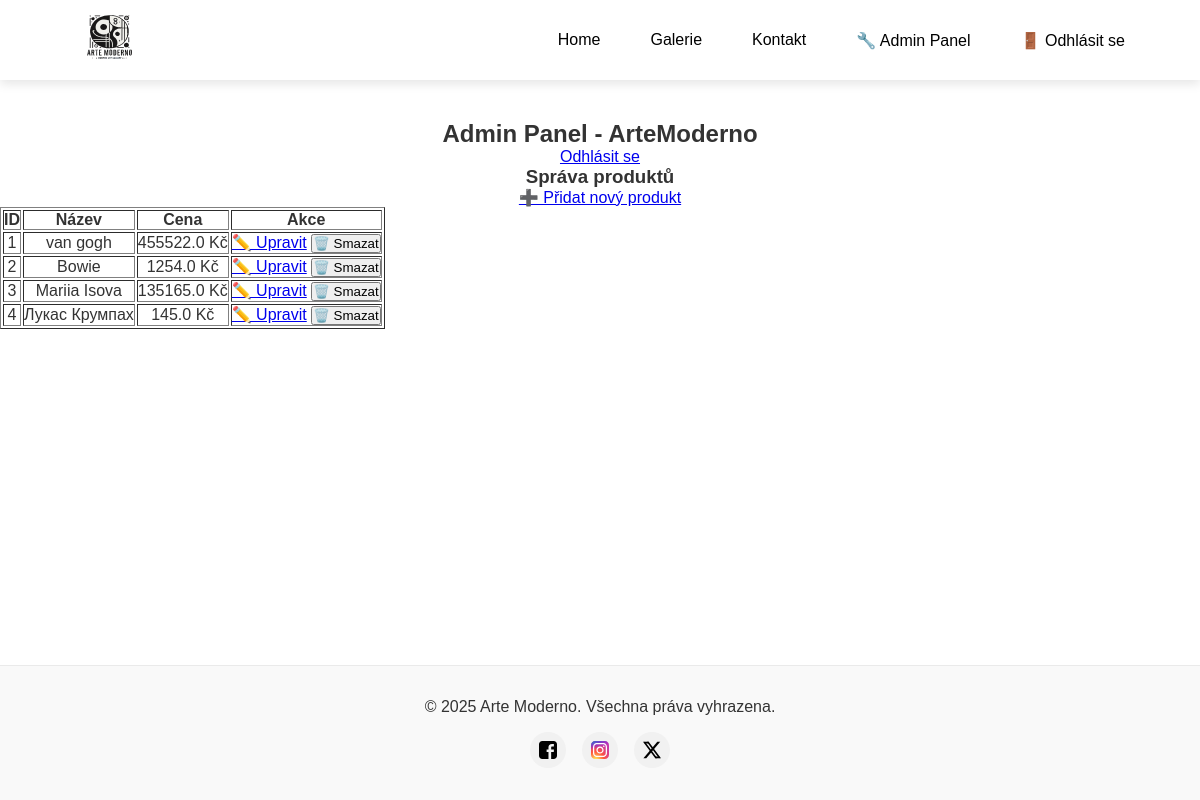
The app's page /admin/dashboard (signed in), older data.
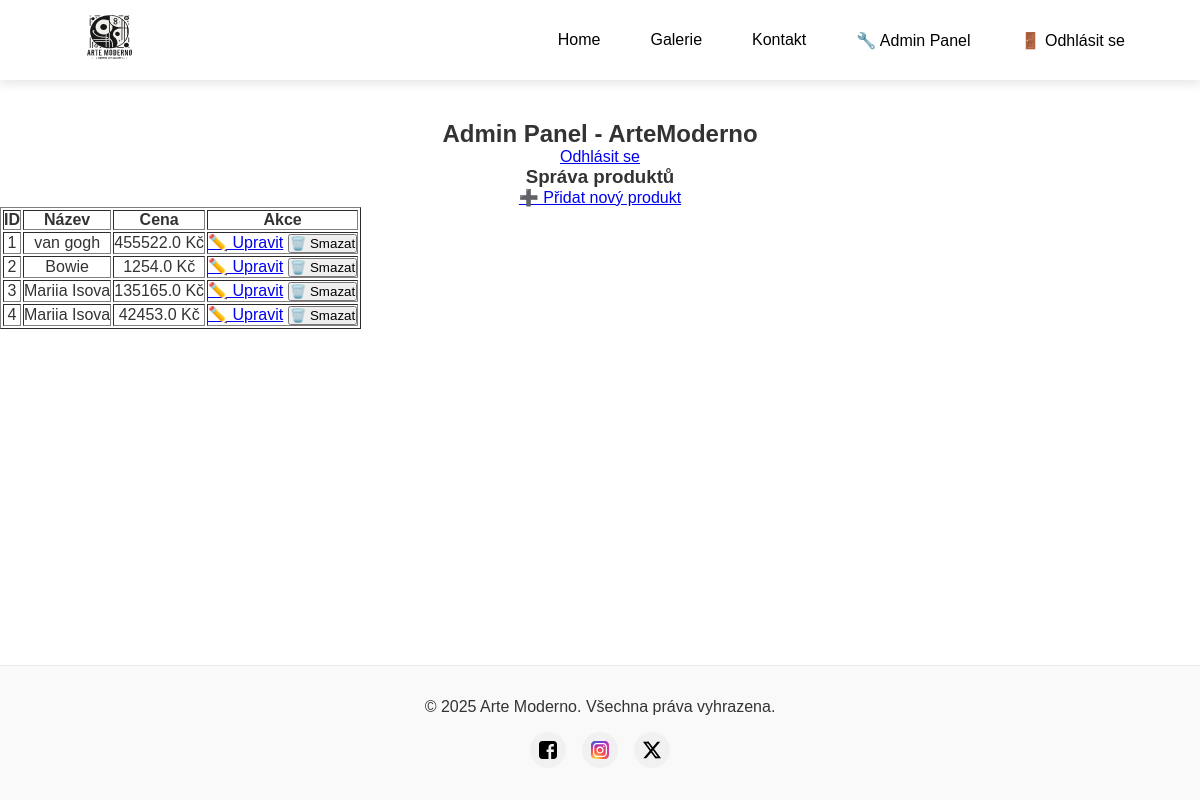
The same page, newer data.
### app/models.py (models this page shows, shortened)
class Product(db.Model):
    id = db.Column(db.Integer, primary_key=True)
    position_id = db.Column(db.Integer, unique=True, nullable=False)
    name = db.Column(db.String(150), nullable=False)
    description = db.Column(db.Text, nullable=True)
    price = db.Column(db.Float, nullable=False)
    image_filename = db.Column(db.String(300), nullable=True)  # Název souboru obrázku
    created_at = db.Column(db.DateTime, default=datetime.utcnow)

### app/views/admin_routes.py (the view)
@admin.route("/dashboard")
@admin_required
def dashboard():
    print(f"DEBUG: Přihlášený uživatel: {current_user.username}, Role: {current_user.role}")
    products = Product.query.all()
    return render_template("admin_dashboard.html", products=products)

### app/__init__.py (called while the page is built)
def create_app():
    app = Flask(__name__)
    app.config.from_object('config.Config')
    db.init_app(app)
    migrate.init_app(app, db)
    mail.init_app(app)
    bcrypt.init_app(app)
    login_manager.init_app(app)
    csrf.init_app(app)  # Aktivace CSRF ochrany
    login_manager.login_view = "views.login"
    login_manager.login_message_category = "info"
    from app.models import User
    @login_manager.user_loader
    def load_user(user_id):
        return User.query.get(int(user_id))
    from app.commands import register_commands
    register_commands(app)
    from app.views.routes import views
    from app.views.admin_routes import admin
    from app.views.cart_routes import cart
    app.register_blueprint(views)
    app.register_blueprint(admin)
    app.register_blueprint(cart)
    return app

### app/views/admin_routes.py (called while the page is built)
def admin_required(f):
    @wraps(f)
    def decorated_function(*args, **kwargs):
        if not current_user.is_authenticated:
            flash("Musíte být přihlášen/a jako administrátor.", "error")
            return redirect(url_for("admin.login"))
        if current_user.role != 'admin':
            flash("Nemáte oprávnění přistupovat k admin panelu.", "error")
            return redirect(url_for("views.home"))
        return f(*args, **kwargs)
    return decorated_function

### app/templates/admin_dashboard.html (shortened to what this page needs)
{% extends "layout.html" %} {% block title %}Admin Panel{% endblock %} {% block
content %}
<h2>Admin Panel - ArteModerno</h2>
<a href="{{ url_for('admin.logout') }}">Odhlásit se</a>
<h3>Správa produktů</h3>
<a href="{{ url_for('admin.add_product') }}">➕ Přidat nový produkt</a>
<table border="1">
  <tr>
    <th>ID</th>
    <th>Název</th>
    <th>Cena</th>
    <th>Akce</th>
  </tr>
  {% for product in products %}
  <tr>
    <td>{{ product.position_id }}</td>
    <td>{{ product.name }}</td>
    <td>{{ product.price }} Kč</td>
    <td>
      <a href="{{ url_for('admin.edit_product', product_id=product.id) }}"
        >✏️ Upravit</a
      >
      <form
        method="POST"
        action="{{ url_for('admin.delete_product', product_id=product.id) }}"
        style="display: inline"
      >
        <button
          type="submit"
          onclick="return confirm('Opravdu chcete smazat tento produkt?')"
        >
          🗑️ Smazat
        </button>
      </form>
    </td>
  </tr>
  {% endfor %}
</table>
{% endblock %}

### app/templates/layout.html (shortened to what this page needs)
<!DOCTYPE html>
<html lang="cs">
  <head>
    <link
      rel="stylesheet"
      href="{{ url_for('static', filename='css/main.css') }}"
    />
  </head>
  <body>
    {% include "navbar.html" %}
    <main class="main-content">{% block content %}{% endblock %}</main>
    <footer class="footer">
      <div class="footer-content">
        <p class="footer-text">© 2025 Arte Moderno. Všechna práva vyhrazena.</p>
        <div class="social-links">
          <a href="#" class="social-link">
            <img
              src="{{ url_for('static', filename='logo/facebook.svg') }}"
              alt="Facebook"
            />
          </a>
          <a href="#" class="social-link">
            <img
              src="{{ url_for('static', filename='logo/skill-icons_instagram.svg') }}"
              alt="Instagram"
            />
          </a>
          <a href="#" class="social-link">
            <img
              src="{{ url_for('static', filename='logo/x.svg') }}"
              alt="Twitter/X"
            />
          </a>
        </div>
      </div>
    </footer>
  </body>
</html>

### app/templates/navbar.html
<nav class="navbar">
  <div class="navbar-logo">
    <a href="{{ url_for('views.home') }}">
      <img
        src="{{ url_for('static', filename='logo/Logo_4_svg.svg') }}"
        alt="ArtModerno Logo"
      />
    </a>
  </div>
  <div class="navbar-links">
    <a href="{{ url_for('views.home') }}" class="nav-link">Home</a>
    <a href="{{ url_for('views.galerie') }}" class="nav-link">Galerie</a>
    <a href="{{ url_for('views.kontakt') }}" class="nav-link">Kontakt</a>
    {% if current_user.is_authenticated %} {% if current_user.role == 'admin' %}
    <a href="{{ url_for('admin.dashboard') }}" class="nav-link"
      >🔧 Admin Panel</a
    >
    {% else %}
    <a href="{{ url_for('cart.view_cart') }}" class="nav-link cart-icon">
      🛒 <span id="cart-count">{{ session.get('cart_item_count', 0) }}</span>
    </a>
    {% endif %}
    <a href="{{ url_for('views.logout') }}" class="nav-link">🚪 Odhlásit se</a>
    {% else %}
    <a href="{{ url_for('views.register') }}" class="nav-link">📝 Registrace</a>
    <a href="{{ url_for('views.login') }}" class="nav-link">🔑 Přihlášení</a>
    {% endif %}
  </div>
</nav>

### app/static/css/main.css (style rules this page uses)
* { margin: 0; padding: 0; box-sizing: border-box; }
body { font-family: "Montserrat", sans-serif; color: #333; background-color: #ffffff; display: flex; flex-direction: column; min-height: 100vh; }
.navbar { display: flex; justify-content: space-between; align-items: center; padding: 1rem 5%; background: rgba(255, 255, 255, 0.8); backdrop-filter: blur(10px); box-shadow: 0 4px 10px rgba(0, 0, 0, 0.1); position: fixed; width: 100%; top: 0; z-index: 1000; height: 80px; }
.navbar-logo img { height: 60px; transition: transform 0.3s ease; }
.navbar-links { display: flex; gap: 20px; }
.navbar a { color: black; text-decoration: none; font-weight: 500; padding: 10px 15px; border-radius: 5px; position: relative; transition: all 0.3s ease-in-out; display: inline-block; }
.main-content { flex: 1; padding-top: 20px; text-align: center; margin-top: 100px; }
.footer { width: 100%; background-color: #f9f9f9; border-top: 1px solid #eaeaea; padding: 2rem 0; text-align: center; margin-top: auto; }
.footer-content { max-width: 1200px; margin: 0 auto; display: flex; flex-direction: column; align-items: center; justify-content: center; row-gap: 1rem; }
.social-links { display: flex; gap: 1rem; align-items: center; justify-content: center; }
.social-link { display: flex; align-items: center; justify-content: center; width: 36px; height: 36px; background-color: #f1f1f1; border-radius: 50%; transition: all 0.3s ease; }
.social-link img { width: 18px; height: 18px; }

Row changes from the older to the newer data that the page shows:
changed Product (number 4 of 4 on the later page): name "Лукас Крумпах" → "Mariia Isova"; price "145.0" → "42453.0"
